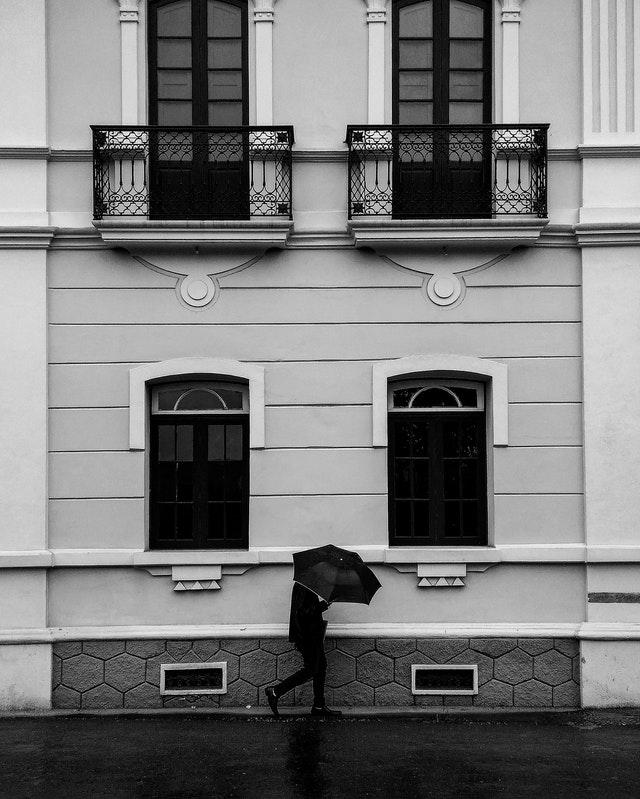
#> input picture walking.jpg, 640 x 799 px
$ jupyter execute 'V5 - Normalized and cumulative histogram.ipynb'   (shell and % lines are left out)
#> lines starting #> are read from the running program, lines starting #| are printed output that depends on the picture
[cell 1]
from skimage.io import imread,imshow,imsave
from matplotlib import pyplot as plt

im = imread('walking.jpg')
#> im is the input picture: shape (799, 640); min 0, max 255, mean 121.2

plt.figure()
imshow(im)
plt.axis('off')
plt.show()

[cell 2]
h = [(im==v).sum() for v in range(256)]
#> h = 256 values, max 11794 at index 0, min 3 at index 251, mean 1997.5

plt.figure()
plt.bar(range(256), h)
plt.show()
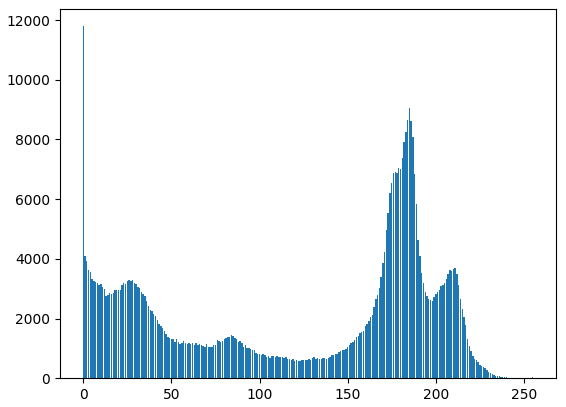
#> figure drawn by matplotlib, 1 panel; tallest bar 11794 high, from x = -0.4 to 0.4

[cell 3]
import numpy as np

h = np.array(h)
norm_h = h/h.sum()
#> norm_h = 256 values, max 0.0231 at index 0, min 5.87e-06 at index 251, mean 0.00391

plt.figure()
plt.bar(range(256), norm_h)
plt.show()
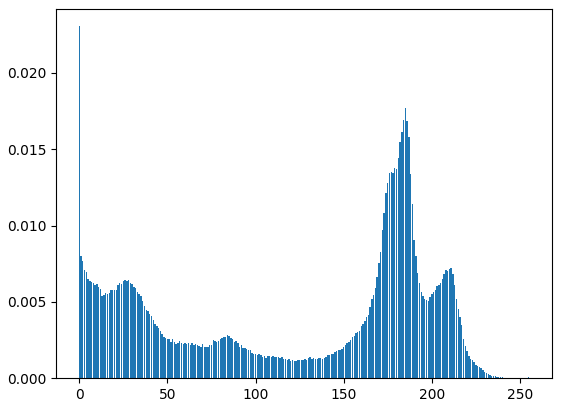
#> figure drawn by matplotlib, 1 panel; tallest bar 0.0231 high, from x = -0.4 to 0.4

[cell 4]
cumul_h = np.zeros((256,))
for i in range(256):
    cumul_h[i] = norm_h[i]+cumul_h[i-1]
#> after the loop, cumul_h = 256 values from 0.0231 to 1

plt.figure()
plt.bar(range(256), cumul_h)
plt.show()
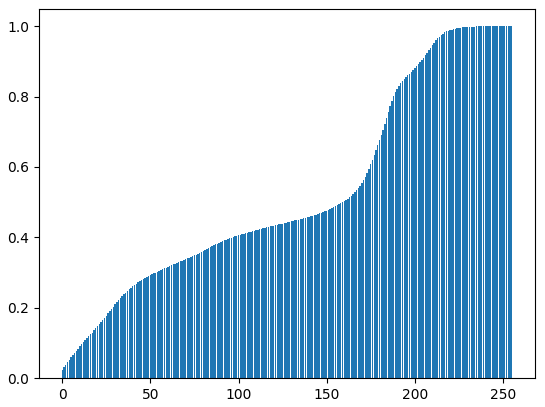
#> figure drawn by matplotlib, 1 panel; tallest bar 1 high, from x = 254.6 to 255.4

$ run again, with CT-Scan-Benign-Brain-Tumour.jpg copied over walking.jpg
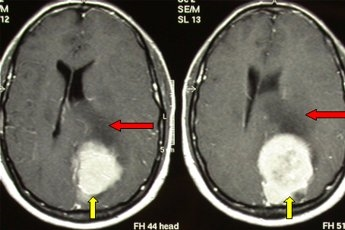
#> input picture CT-Scan-Benign-Brain-Tumour.jpg, 345 x 230 px
#> im is the input picture: shape (230, 345, 3); mean R, G, B 103, 100.4, 91.3
#> h = 256 values, max 4213 at index 10, min 126 at index 172, mean 929.9
#> norm_h = 256 values, max 0.0177 at index 10, min 0.000529 at index 172, mean 0.00391
#> `plt.show()`:
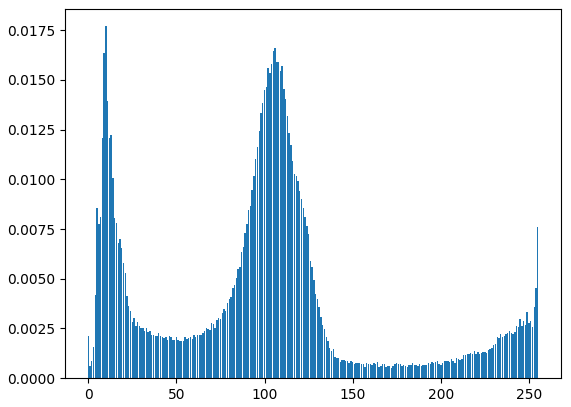
#> figure drawn by matplotlib, 1 panel; tallest bar 0.0177 high, from x = 9.6 to 10.4
#> after the loop `for i in range(256):`: cumul_h = 256 values from 0.00212 to 1
#> `plt.show()`:
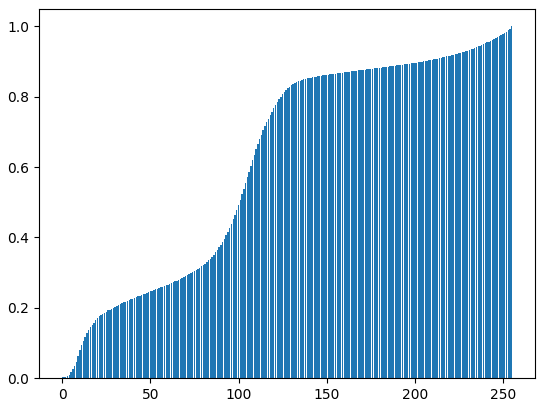
#> figure drawn by matplotlib, 1 panel; tallest bar 1 high, from x = 254.6 to 255.4

$ run again, with airplane.jpg copied over walking.jpg
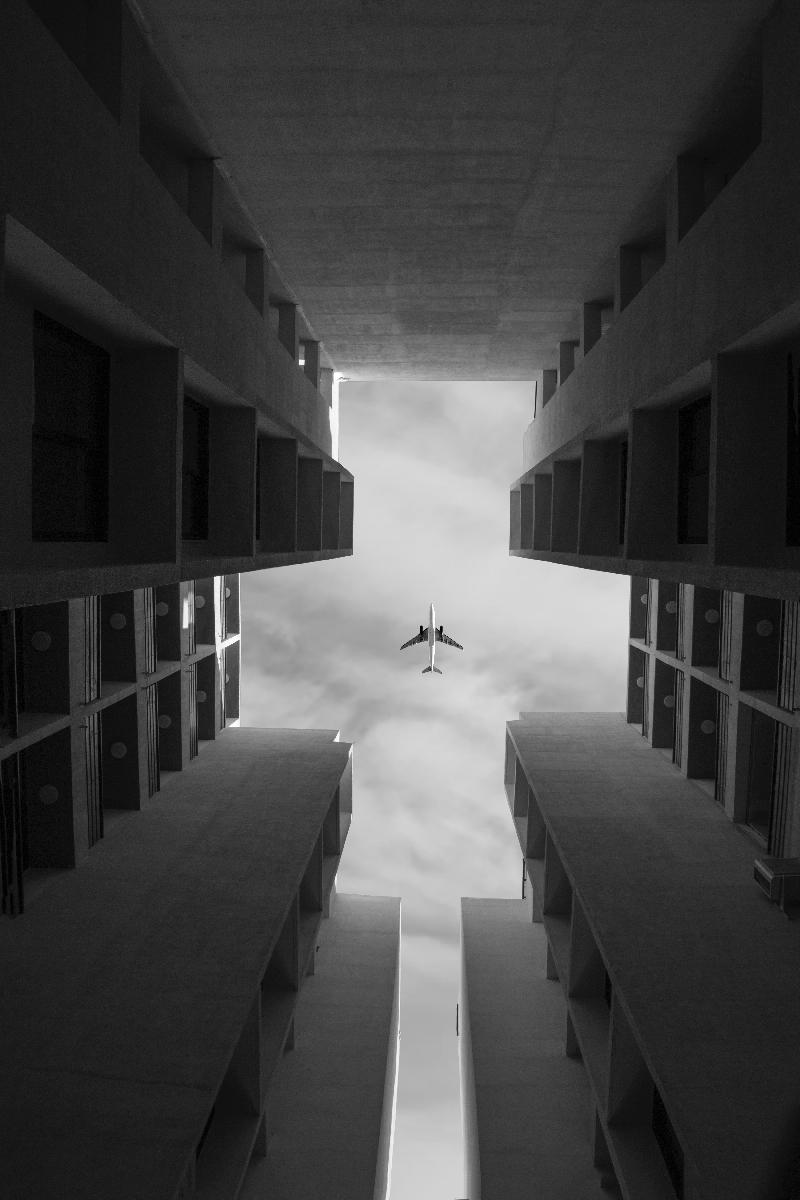
#> input picture airplane.jpg, 800 x 1200 px
#> im is the input picture: shape (1200, 800); min 0, max 255, mean 68.1
#> h = 256 values, max 17746 at index 27, min 16 at index 253, mean 3750
#> norm_h = 256 values, max 0.0185 at index 27, min 1.67e-05 at index 253, mean 0.00391
#> `plt.show()`:
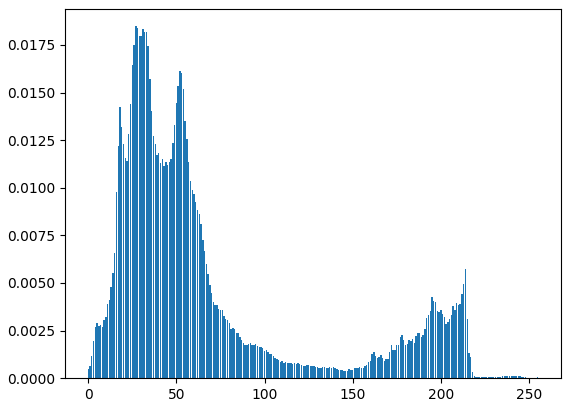
#> figure drawn by matplotlib, 1 panel; tallest bar 0.0185 high, from x = 26.6 to 27.4
#> after the loop `for i in range(256):`: cumul_h = 256 values from 0.00048 to 1
#> `plt.show()`:
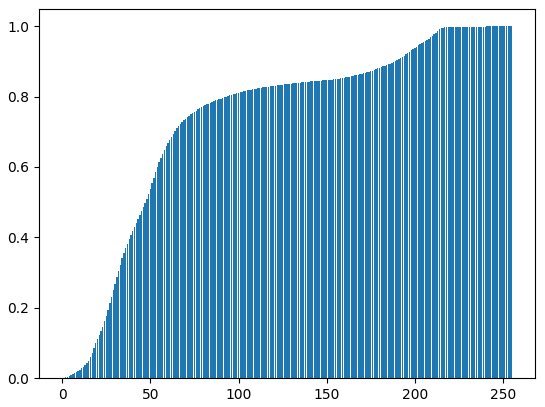
#> figure drawn by matplotlib, 1 panel; tallest bar 1 high, from x = 254.6 to 255.4
